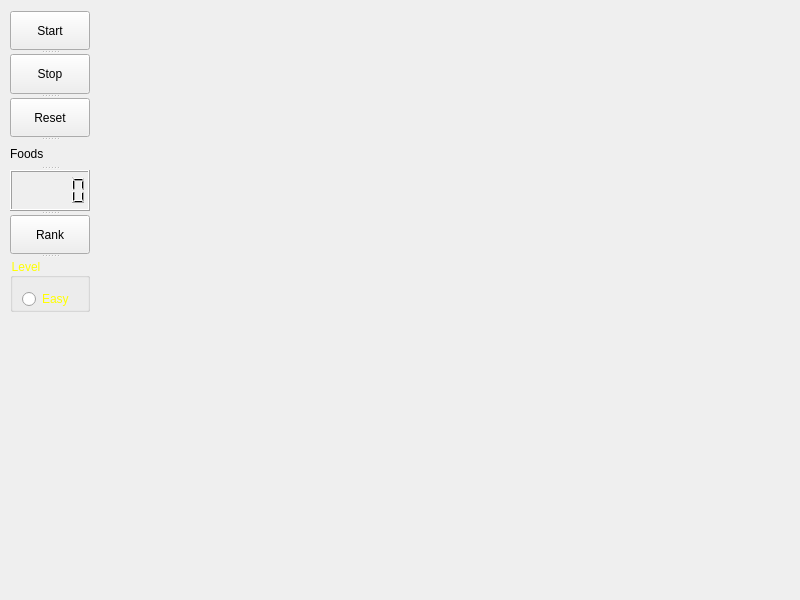
<?xml version="1.0" encoding="UTF-8"?>
<ui version="4.0">
 <class>Widget</class>
 <widget class="QWidget" name="Widget">
  <property name="geometry">
   <rect>
    <x>0</x>
    <y>0</y>
    <width>800</width>
    <height>600</height>
   </rect>
  </property>
  <property name="windowTitle">
   <string>Widget</string>
  </property>
  <widget class="QSplitter" name="splitter">
   <property name="geometry">
    <rect>
     <x>10</x>
     <y>11</y>
     <width>80</width>
     <height>301</height>
    </rect>
   </property>
   <property name="minimumSize">
    <size>
     <width>0</width>
     <height>301</height>
    </size>
   </property>
   <property name="styleSheet">
    <string notr="true"/>
   </property>
   <property name="orientation">
    <enum>Qt::Vertical</enum>
   </property>
   <widget class="QPushButton" name="btnBegin">
    <property name="cursor">
     <cursorShape>OpenHandCursor</cursorShape>
    </property>
    <property name="styleSheet">
     <string notr="true">color:rgb(0, 0, 0)</string>
    </property>
    <property name="text">
     <string>Start</string>
    </property>
   </widget>
   <widget class="QPushButton" name="btnPause">
    <property name="cursor">
     <cursorShape>OpenHandCursor</cursorShape>
    </property>
    <property name="styleSheet">
     <string notr="true">color:rgb(0, 0, 0)</string>
    </property>
    <property name="text">
     <string>Stop</string>
    </property>
   </widget>
   <widget class="QPushButton" name="btnReInit">
    <property name="cursor">
     <cursorShape>OpenHandCursor</cursorShape>
    </property>
    <property name="styleSheet">
     <string notr="true">color:rgb(0, 0, 0)</string>
    </property>
    <property name="text">
     <string>Reset</string>
    </property>
   </widget>
   <widget class="QLabel" name="label">
    <property name="text">
     <string>Foods</string>
    </property>
   </widget>
   <widget class="QLCDNumber" name="lcdNumber">
    <property name="mouseTracking">
     <bool>false</bool>
    </property>
    <property name="styleSheet">
     <string notr="true"/>
    </property>
   </widget>
   <widget class="QPushButton" name="btnRank">
    <property name="cursor">
     <cursorShape>OpenHandCursor</cursorShape>
    </property>
    <property name="styleSheet">
     <string notr="true">color:rgb(0, 0, 0)</string>
    </property>
    <property name="text">
     <string>Rank</string>
    </property>
   </widget>
   <widget class="QGroupBox" name="groupBox">
    <property name="styleSheet">
     <string notr="true">color:rgb(255, 255, 0)</string>
    </property>
    <property name="title">
     <string>Level</string>
    </property>
    <widget class="QRadioButton" name="radioEasy">
     <property name="geometry">
      <rect>
       <x>12</x>
       <y>30</y>
       <width>50</width>
       <height>22</height>
      </rect>
     </property>
     <property name="text">
      <string>Easy</string>
     </property>
    </widget>
    <widget class="QRadioButton" name="radioMid">
     <property name="geometry">
      <rect>
       <x>12</x>
       <y>58</y>
       <width>68</width>
       <height>22</height>
      </rect>
     </property>
     <property name="text">
      <string>Normal</string>
     </property>
    </widget>
    <widget class="QRadioButton" name="radioHard">
     <property name="geometry">
      <rect>
       <x>12</x>
       <y>86</y>
       <width>53</width>
       <height>22</height>
      </rect>
     </property>
     <property name="text">
      <string>Hard</string>
     </property>
    </widget>
   </widget>
  </widget>
 </widget>
 <resources/>
 <connections/>
</ui>
